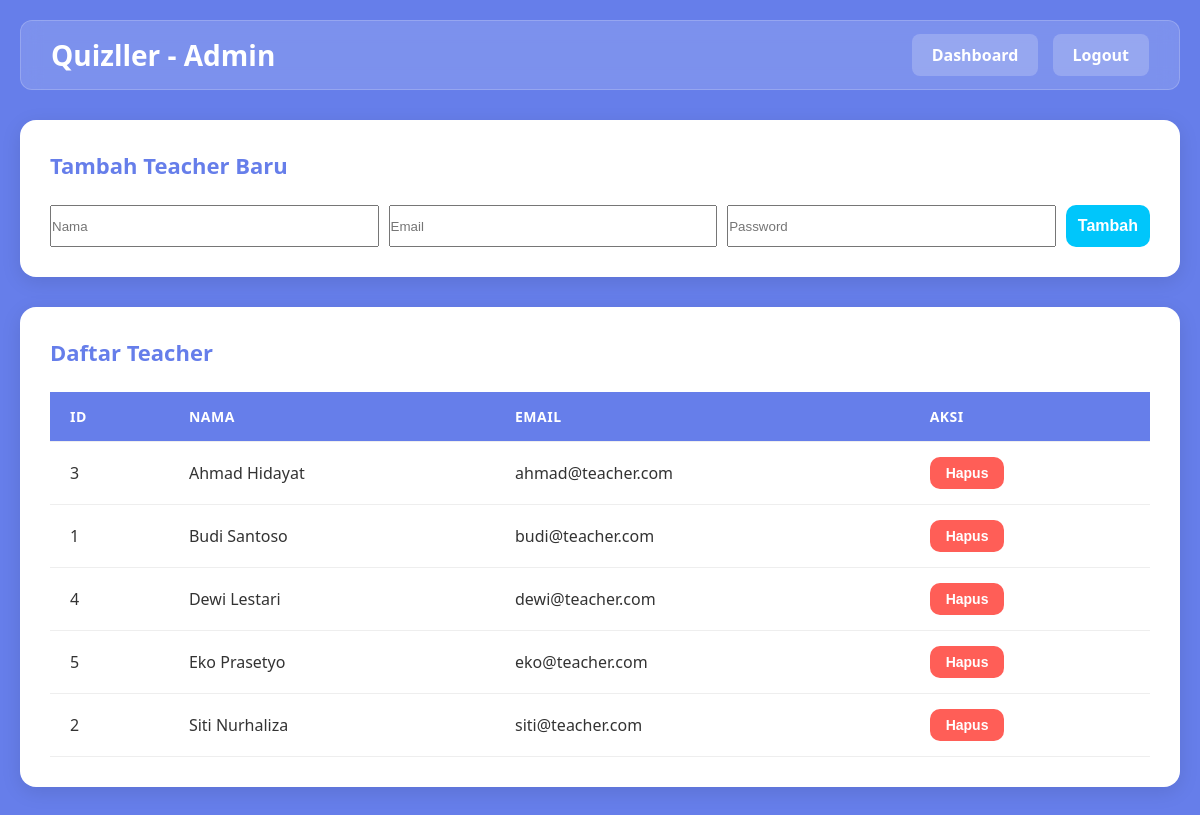
Page /admin/teachers.php (signed in) on the earlier database version.
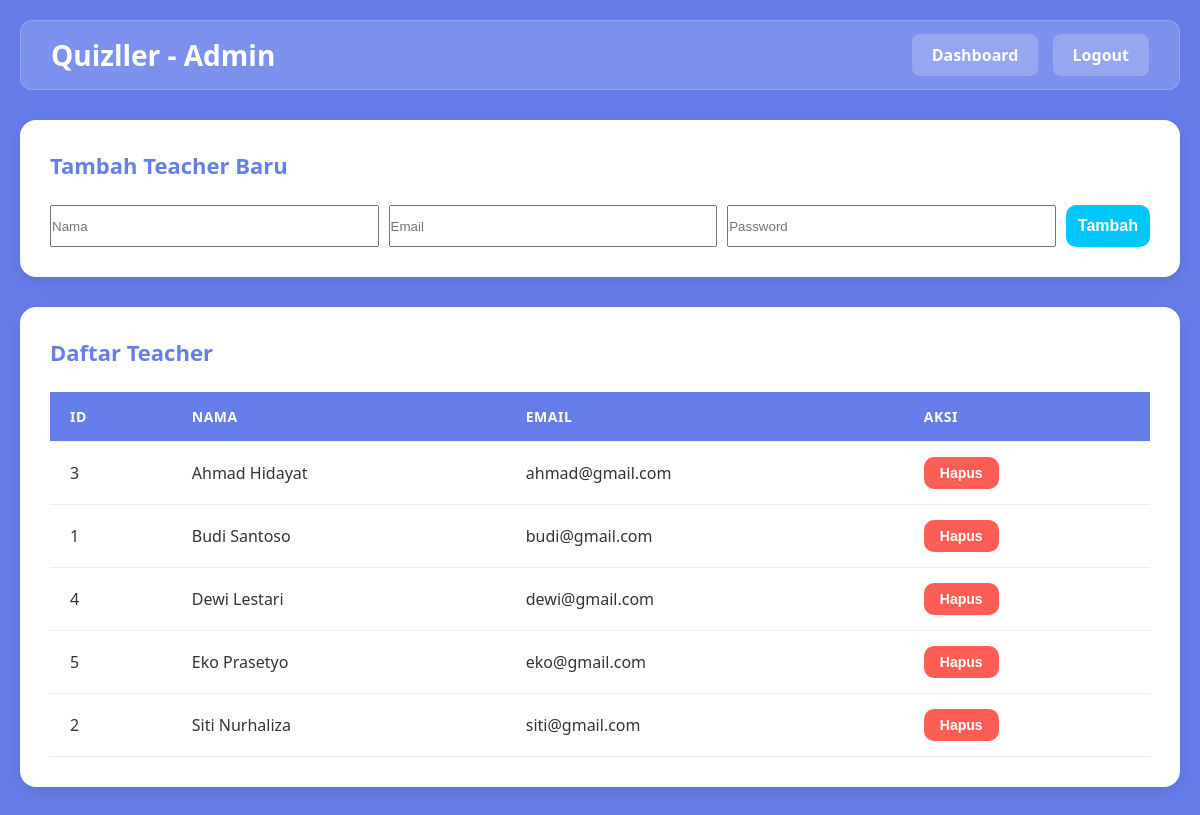
Same page on the later database version.
### tables this page shows
CREATE TABLE teachers (
        id INTEGER PRIMARY KEY AUTOINCREMENT,
        name VARCHAR(255) NOT NULL,
        email VARCHAR(255) NOT NULL UNIQUE,
        password VARCHAR(255) NOT NULL
    );

### admin/teachers.php (the view, shortened to what this page needs)
<?php
$conn = getDBConnection();
$stmt = $conn->query("SELECT * FROM teachers ORDER BY name");
$teachers = $stmt->fetchAll(PDO::FETCH_ASSOC);
?>
<!DOCTYPE html>
<html lang="id">
<head>
    <link rel="stylesheet" href="../assets/css/style.css">
</head>
<body>
    <div class="container">
        <div class="navbar">
            <h1>Quizller - Admin</h1>
            <div>
                <a href="dashboard.php" style="margin-right: 10px;">Dashboard</a>
                <a href="../logout.php">Logout</a>
            </div>
        </div>
        <div class="card">
            <h3>Tambah Teacher Baru</h3>
            <form method="POST">
                <div style="display: grid; grid-template-columns: 1fr 1fr 1fr auto; gap: 10px;">
                    <input type="text" name="name" placeholder="Nama" required>
                    <input type="email" name="email" placeholder="Email" required>
                    <input type="password" name="password" placeholder="Password" required>
                    <button type="submit" name="add" class="btn btn-success">Tambah</button>
                </div>
            </form>
        </div>
        <div class="card">
            <h3>Daftar Teacher</h3>
            <table class="table">
                <thead>
                    <tr>
                        <th>ID</th>
                        <th>Nama</th>
                        <th>Email</th>
                        <th>Aksi</th>
                    </tr>
                </thead>
                <tbody>
                    <?php foreach ($teachers as $teacher): ?>
                        <tr>
                            <td><?php echo $teacher['id']; ?></td>
                            <td><?php echo htmlspecialchars($teacher['name']); ?></td>
                            <td><?php echo htmlspecialchars($teacher['email']); ?></td>
                            <td>
                                <form method="POST" style="display: inline;" onsubmit="return confirm('Yakin ingin menghapus teacher ini?');">
                                    <button type="submit" name="delete" class="btn btn-small btn-danger">Hapus</button>
                                </form>
                            </td>
                        </tr>
                    <?php endforeach; ?>
                </tbody>
            </table>
        </div>
    </div>
</body>
</html>

Differences in the rows shown:
changed teachers "Ahmad Hidayat": email "ahmad@teacher.com" → "ahmad@gmail.com"
changed teachers "Budi Santoso": email "budi@teacher.com" → "budi@gmail.com"
changed teachers "Dewi Lestari": email "dewi@teacher.com" → "dewi@gmail.com"
changed teachers "Eko Prasetyo": email "eko@teacher.com" → "eko@gmail.com"
changed teachers "Siti Nurhaliza": email "siti@teacher.com" → "siti@gmail.com"
